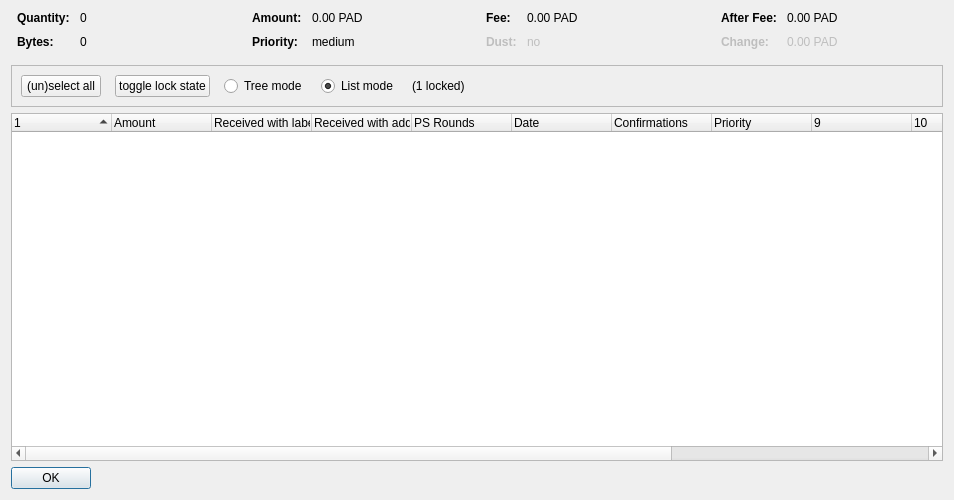
<?xml version="1.0" encoding="UTF-8"?>
<ui version="4.0">
 <class>CoinControlDialog</class>
 <widget class="QDialog" name="CoinControlDialog">
  <property name="geometry">
   <rect>
    <x>0</x>
    <y>0</y>
    <width>954</width>
    <height>500</height>
   </rect>
  </property>
  <property name="windowTitle">
   <string>Coin Selection</string>
  </property>
  <layout class="QVBoxLayout" name="verticalLayout">
   <item>
    <layout class="QHBoxLayout" name="horizontalLayoutTop" stretch="0,0,0,0">
     <property name="topMargin">
      <number>0</number>
     </property>
     <property name="bottomMargin">
      <number>10</number>
     </property>
     <item>
      <layout class="QFormLayout" name="formLayoutCoinControl1">
       <property name="horizontalSpacing">
        <number>10</number>
       </property>
       <property name="verticalSpacing">
        <number>10</number>
       </property>
       <property name="leftMargin">
        <number>6</number>
       </property>
       <property name="rightMargin">
        <number>6</number>
       </property>
       <item row="0" column="0">
        <widget class="QLabel" name="labelCoinControlQuantityText">
         <property name="font">
          <font>
           <weight>75</weight>
           <bold>true</bold>
          </font>
         </property>
         <property name="text">
          <string>Quantity:</string>
         </property>
        </widget>
       </item>
       <item row="0" column="1">
        <widget class="QLabel" name="labelCoinControlQuantity">
         <property name="cursor">
          <cursorShape>IBeamCursor</cursorShape>
         </property>
         <property name="contextMenuPolicy">
          <enum>Qt::ActionsContextMenu</enum>
         </property>
         <property name="text">
          <string notr="true">0</string>
         </property>
         <property name="textInteractionFlags">
          <set>Qt::LinksAccessibleByMouse|Qt::TextSelectableByKeyboard|Qt::TextSelectableByMouse</set>
         </property>
        </widget>
       </item>
       <item row="1" column="0">
        <widget class="QLabel" name="labelCoinControlBytesText">
         <property name="font">
          <font>
           <weight>75</weight>
           <bold>true</bold>
          </font>
         </property>
         <property name="text">
          <string>Bytes:</string>
         </property>
        </widget>
       </item>
       <item row="1" column="1">
        <widget class="QLabel" name="labelCoinControlBytes">
         <property name="cursor">
          <cursorShape>IBeamCursor</cursorShape>
         </property>
         <property name="contextMenuPolicy">
          <enum>Qt::ActionsContextMenu</enum>
         </property>
         <property name="text">
          <string notr="true">0</string>
         </property>
         <property name="textInteractionFlags">
          <set>Qt::LinksAccessibleByMouse|Qt::TextSelectableByKeyboard|Qt::TextSelectableByMouse</set>
         </property>
        </widget>
       </item>
      </layout>
     </item>
     <item>
      <layout class="QFormLayout" name="formLayoutCoinControl2">
       <property name="horizontalSpacing">
        <number>10</number>
       </property>
       <property name="verticalSpacing">
        <number>10</number>
       </property>
       <property name="leftMargin">
        <number>6</number>
       </property>
       <property name="rightMargin">
        <number>6</number>
       </property>
       <item row="0" column="0">
        <widget class="QLabel" name="labelCoinControlAmountText">
         <property name="font">
          <font>
           <weight>75</weight>
           <bold>true</bold>
          </font>
         </property>
         <property name="text">
          <string>Amount:</string>
         </property>
        </widget>
       </item>
       <item row="0" column="1">
        <widget class="QLabel" name="labelCoinControlAmount">
         <property name="cursor">
          <cursorShape>IBeamCursor</cursorShape>
         </property>
         <property name="contextMenuPolicy">
          <enum>Qt::ActionsContextMenu</enum>
         </property>
         <property name="text">
          <string notr="true">0.00 PAD</string>
         </property>
         <property name="textInteractionFlags">
          <set>Qt::LinksAccessibleByMouse|Qt::TextSelectableByKeyboard|Qt::TextSelectableByMouse</set>
         </property>
        </widget>
       </item>
       <item row="1" column="0">
        <widget class="QLabel" name="labelCoinControlPriorityText">
         <property name="font">
          <font>
           <weight>75</weight>
           <bold>true</bold>
          </font>
         </property>
         <property name="text">
          <string>Priority:</string>
         </property>
        </widget>
       </item>
       <item row="1" column="1">
        <widget class="QLabel" name="labelCoinControlPriority">
         <property name="cursor">
          <cursorShape>IBeamCursor</cursorShape>
         </property>
         <property name="contextMenuPolicy">
          <enum>Qt::ActionsContextMenu</enum>
         </property>
         <property name="text">
          <string>medium</string>
         </property>
         <property name="textInteractionFlags">
          <set>Qt::LinksAccessibleByMouse|Qt::TextSelectableByKeyboard|Qt::TextSelectableByMouse</set>
         </property>
        </widget>
       </item>
      </layout>
     </item>
     <item>
      <layout class="QFormLayout" name="formLayoutCoinControl3">
       <property name="horizontalSpacing">
        <number>10</number>
       </property>
       <property name="verticalSpacing">
        <number>10</number>
       </property>
       <property name="leftMargin">
        <number>6</number>
       </property>
       <property name="rightMargin">
        <number>6</number>
       </property>
       <item row="0" column="0">
        <widget class="QLabel" name="labelCoinControlFeeText">
         <property name="font">
          <font>
           <weight>75</weight>
           <bold>true</bold>
          </font>
         </property>
         <property name="text">
          <string>Fee:</string>
         </property>
        </widget>
       </item>
       <item row="0" column="1">
        <widget class="QLabel" name="labelCoinControlFee">
         <property name="cursor">
          <cursorShape>IBeamCursor</cursorShape>
         </property>
         <property name="contextMenuPolicy">
          <enum>Qt::ActionsContextMenu</enum>
         </property>
         <property name="text">
          <string notr="true">0.00 PAD</string>
         </property>
         <property name="textInteractionFlags">
          <set>Qt::LinksAccessibleByMouse|Qt::TextSelectableByKeyboard|Qt::TextSelectableByMouse</set>
         </property>
        </widget>
       </item>
       <item row="1" column="0">
        <widget class="QLabel" name="labelCoinControlLowOutputText">
         <property name="enabled">
          <bool>false</bool>
         </property>
         <property name="font">
          <font>
           <weight>75</weight>
           <bold>true</bold>
          </font>
         </property>
         <property name="text">
          <string>Dust:</string>
         </property>
        </widget>
       </item>
       <item row="1" column="1">
        <widget class="QLabel" name="labelCoinControlLowOutput">
         <property name="enabled">
          <bool>false</bool>
         </property>
         <property name="cursor">
          <cursorShape>IBeamCursor</cursorShape>
         </property>
         <property name="contextMenuPolicy">
          <enum>Qt::ActionsContextMenu</enum>
         </property>
         <property name="text">
          <string>no</string>
         </property>
         <property name="textInteractionFlags">
          <set>Qt::LinksAccessibleByMouse|Qt::TextSelectableByKeyboard|Qt::TextSelectableByMouse</set>
         </property>
        </widget>
       </item>
      </layout>
     </item>
     <item>
      <layout class="QFormLayout" name="formLayoutCoinControl4">
       <property name="horizontalSpacing">
        <number>10</number>
       </property>
       <property name="verticalSpacing">
        <number>10</number>
       </property>
       <property name="leftMargin">
        <number>6</number>
       </property>
       <property name="rightMargin">
        <number>6</number>
       </property>
       <item row="0" column="0">
        <widget class="QLabel" name="labelCoinControlAfterFeeText">
         <property name="font">
          <font>
           <weight>75</weight>
           <bold>true</bold>
          </font>
         </property>
         <property name="text">
          <string>After Fee:</string>
         </property>
        </widget>
       </item>
       <item row="0" column="1">
        <widget class="QLabel" name="labelCoinControlAfterFee">
         <property name="cursor">
          <cursorShape>IBeamCursor</cursorShape>
         </property>
         <property name="contextMenuPolicy">
          <enum>Qt::ActionsContextMenu</enum>
         </property>
         <property name="text">
          <string notr="true">0.00 PAD</string>
         </property>
         <property name="textInteractionFlags">
          <set>Qt::LinksAccessibleByMouse|Qt::TextSelectableByKeyboard|Qt::TextSelectableByMouse</set>
         </property>
        </widget>
       </item>
       <item row="1" column="0">
        <widget class="QLabel" name="labelCoinControlChangeText">
         <property name="enabled">
          <bool>false</bool>
         </property>
         <property name="font">
          <font>
           <weight>75</weight>
           <bold>true</bold>
          </font>
         </property>
         <property name="text">
          <string>Change:</string>
         </property>
        </widget>
       </item>
       <item row="1" column="1">
        <widget class="QLabel" name="labelCoinControlChange">
         <property name="enabled">
          <bool>false</bool>
         </property>
         <property name="cursor">
          <cursorShape>IBeamCursor</cursorShape>
         </property>
         <property name="contextMenuPolicy">
          <enum>Qt::ActionsContextMenu</enum>
         </property>
         <property name="text">
          <string notr="true">0.00 PAD</string>
         </property>
         <property name="textInteractionFlags">
          <set>Qt::LinksAccessibleByMouse|Qt::TextSelectableByKeyboard|Qt::TextSelectableByMouse</set>
         </property>
        </widget>
       </item>
      </layout>
     </item>
    </layout>
   </item>
   <item>
    <widget class="QFrame" name="frame">
     <property name="minimumSize">
      <size>
       <width>0</width>
       <height>40</height>
      </size>
     </property>
     <property name="frameShape">
      <enum>QFrame::StyledPanel</enum>
     </property>
     <property name="frameShadow">
      <enum>QFrame::Sunken</enum>
     </property>
     <layout class="QHBoxLayout" name="horizontalLayout">
      <item>
       <layout class="QHBoxLayout" name="horizontalLayoutPanel" stretch="0,0,0,0,0,0">
        <property name="spacing">
         <number>14</number>
        </property>
        <item>
         <widget class="QPushButton" name="pushButtonSelectAll">
          <property name="sizePolicy">
           <sizepolicy hsizetype="Maximum" vsizetype="Fixed">
            <horstretch>0</horstretch>
            <verstretch>0</verstretch>
           </sizepolicy>
          </property>
          <property name="text">
           <string>(un)select all</string>
          </property>
          <property name="autoDefault">
           <bool>false</bool>
          </property>
         </widget>
        </item>
        <item>
         <widget class="QPushButton" name="pushButtonToggleLock">
          <property name="sizePolicy">
           <sizepolicy hsizetype="Maximum" vsizetype="Fixed">
            <horstretch>0</horstretch>
            <verstretch>0</verstretch>
           </sizepolicy>
          </property>
          <property name="text">
           <string>toggle lock state</string>
          </property>
          <property name="autoDefault">
           <bool>false</bool>
          </property>
         </widget>
        </item>
        <item>
         <widget class="QRadioButton" name="radioTreeMode">
          <property name="sizePolicy">
           <sizepolicy hsizetype="Maximum" vsizetype="Fixed">
            <horstretch>0</horstretch>
            <verstretch>0</verstretch>
           </sizepolicy>
          </property>
          <property name="text">
           <string>Tree mode</string>
          </property>
         </widget>
        </item>
        <item>
         <widget class="QRadioButton" name="radioListMode">
          <property name="sizePolicy">
           <sizepolicy hsizetype="Maximum" vsizetype="Fixed">
            <horstretch>0</horstretch>
            <verstretch>0</verstretch>
           </sizepolicy>
          </property>
          <property name="text">
           <string>List mode</string>
          </property>
          <property name="checked">
           <bool>true</bool>
          </property>
         </widget>
        </item>
        <item>
         <widget class="QLabel" name="labelLocked">
          <property name="text">
           <string>(1 locked)</string>
          </property>
         </widget>
        </item>
        <item>
         <spacer name="horizontalSpacer">
          <property name="orientation">
           <enum>Qt::Horizontal</enum>
          </property>
          <property name="sizeHint" stdset="0">
           <size>
            <width>40</width>
            <height>20</height>
           </size>
          </property>
         </spacer>
        </item>
       </layout>
      </item>
     </layout>
    </widget>
   </item>
   <item>
    <widget class="CoinControlTreeWidget" name="treeWidget">
     <property name="contextMenuPolicy">
      <enum>Qt::CustomContextMenu</enum>
     </property>
     <property name="sortingEnabled">
      <bool>false</bool>
     </property>
     <property name="columnCount">
      <number>13</number>
     </property>
     <attribute name="headerShowSortIndicator" stdset="0">
      <bool>true</bool>
     </attribute>
     <attribute name="headerStretchLastSection">
      <bool>false</bool>
     </attribute>
     <column>
      <property name="text">
       <string/>
      </property>
     </column>
     <column>
      <property name="text">
       <string>Amount</string>
      </property>
     </column>
     <column>
      <property name="text">
       <string>Received with label</string>
      </property>
     </column>
     <column>
      <property name="text">
       <string>Received with address</string>
      </property>
     </column>
     <column>
      <property name="text">
       <string>PS Rounds</string>
      </property>
     </column>
     <column>
      <property name="text">
       <string>Date</string>
      </property>
     </column>
     <column>
      <property name="text">
       <string>Confirmations</string>
      </property>
      <property name="toolTip">
       <string>Confirmed</string>
      </property>
     </column>
     <column>
      <property name="text">
       <string>Priority</string>
      </property>
     </column>
     <column>
      <property name="text">
       <string/>
      </property>
     </column>
     <column>
      <property name="text">
       <string/>
      </property>
     </column>
     <column>
      <property name="text">
       <string/>
      </property>
     </column>
     <column>
      <property name="text">
       <string/>
      </property>
     </column>
     <column>
      <property name="text">
       <string/>
      </property>
     </column>
    </widget>
   </item>
   <item>
    <widget class="QDialogButtonBox" name="buttonBox">
     <property name="sizePolicy">
      <sizepolicy hsizetype="Maximum" vsizetype="Fixed">
       <horstretch>0</horstretch>
       <verstretch>0</verstretch>
      </sizepolicy>
     </property>
     <property name="orientation">
      <enum>Qt::Horizontal</enum>
     </property>
     <property name="standardButtons">
      <set>QDialogButtonBox::Ok</set>
     </property>
    </widget>
   </item>
  </layout>
 </widget>
 <customwidgets>
  <customwidget>
   <class>CoinControlTreeWidget</class>
   <extends>QTreeWidget</extends>
   <header>coincontroltreewidget.h</header>
  </customwidget>
 </customwidgets>
 <resources/>
 <connections/>
</ui>
